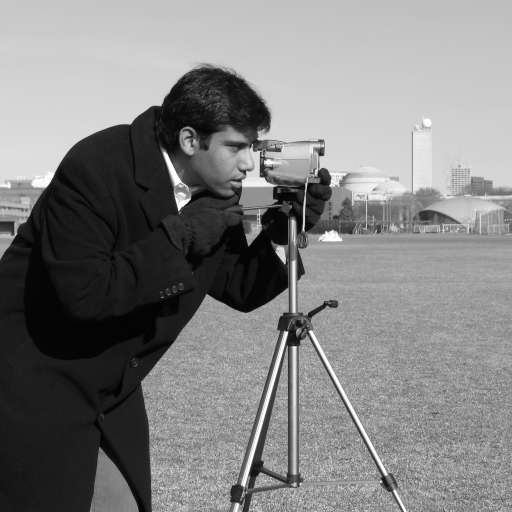
#> input picture skimage.data.camera(), 512 x 512 px
$ jupyter execute adv4_warping.ipynb   (shell and % lines are left out)
#> lines starting #> are read from the running program, lines starting #| are printed output that depends on the picture
[cell 1]
import matplotlib.pyplot as plt

from skimage import data
camera = data.camera()
#> camera is the input picture: shape (512, 512); min 0, max 255, mean 129.1

import numpy as np

<span style="font-size: 150%;">**Exercise:** Write an algorithm from scratch that will
take an input image as an ndarray, and rotate it by $\theta$ degrees.</span>

If you feel creative, you can also write code to magnify (zoom) the image.
<p></p>
You may need: http://en.wikipedia.org/wiki/Polar_coordinate_system
<p></p>
A (bad) solution is given below--but try it yourself before looking!

[cell 2]
def interp(x, y, vals):
    """Bilinear interpolation.

    Parameters
    ----------
    x, y : float
        Position of required value inside a 1x1 pixel.
    vals : list of 4 floats
        Values on the four corners of the pixels, in order
        top left, top right, bottom left, bottom right.

    Returns
    -------
    v : float
        Interpolated value at position ``(x, y)``.

    """
    top_left, top_right, bottom_left, bottom_right = vals

    top_middle = (1 - x) * top_left + x * top_right
    bottom_middle = (1 - x) * bottom_left + x * bottom_right

    return (1 - y) * top_middle + y * bottom_middle


def rotate(image, theta):
#> called with theta = 40
    theta = np.deg2rad(theta)

    height, width = image.shape[:2]
#> height = 512; width = 512
    out = np.zeros_like(image)

    centre_x, centre_y = width / 2., height / 2.
#> centre_x = 256; centre_y = 256

    for x in range(width):
        for y in range(height):

            x_c = x - centre_x
            y_c = y - centre_y

            # Determine polar coordinate of pixel
            radius = np.sqrt(x_c**2 + y_c**2)
            angle = np.arctan2(y_c, x_c)

            new_angle = angle - theta

            old_x = radius * np.cos(new_angle)
            old_y = radius * np.sin(new_angle)

            old_x = old_x + centre_x
            old_y = old_y + centre_y

            if (old_x >= width - 1) or (old_x < 1) or\
               (old_y >= height - 1) or (old_y < 1):
                    continue
            else:
                xx = int(np.floor(old_x))
                yy = int(np.floor(old_y))

                out[y, x] = interp(old_x - xx, old_y - yy,
                                   [image[yy, xx], image[yy, xx + 1],
                                    image[yy + 1, xx], image[yy + 1, xx + 1]])
#> this loop made 512 passes
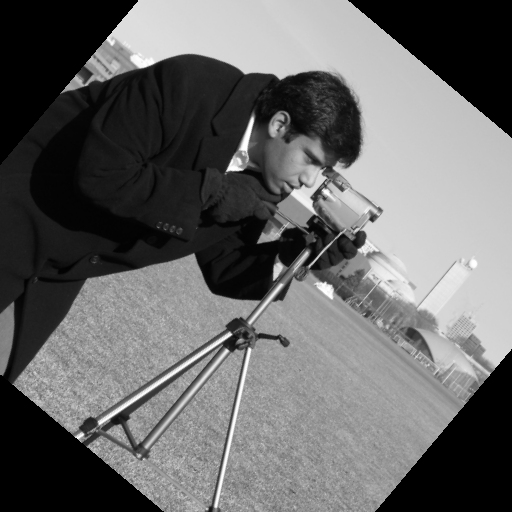
#> out: shape (512, 512); min 0, max 255, mean 103.3

    return out

rotated = rotate(camera, 40)

plt.imshow(rotated, cmap='gray', interpolation='nearest');

# Advanced challenge: rectifying an image

Rectify the tiles above.

[cell 3]
from __future__ import print_function

import numpy as np
import matplotlib.pyplot as plt

from skimage import transform


from skimage.transform import estimate_transform

source = np.array([(129, 72),
                   (302, 76),
                   (90, 185),
                   (326, 193)])

target = np.array([[0, 0],
                   [400, 0],
                   [0, 400],
                   [400, 400]])

tf = estimate_transform('projective', source, target)
H = tf.params   # in older versions of skimage, this should be
                # H = tf._matrix

print(H)

# H = np.array([[  3.04026872e+00,   1.04929628e+00,  -4.67743998e+02],
#               [ -1.44134582e-01,   6.23382067e+00,  -4.30241727e+02],
#               [  2.63620673e-05,   4.17694527e-03,   1.00000000e+00]])

def rectify(xy):
    x = xy[:, 0]
    y = xy[:, 1]

    # You must fill in your code here.
    #
    # Handy functions are:
    #
    # - np.dot (matrix multiplication)
    # - np.ones_like (make an array of ones the same shape as another array)
    # - np.column_stack
    # - A.T -- type .T after a matrix to transpose it
    # - x.reshape -- reshapes the array x

    # We need to provide the backward mapping
    HH = np.linalg.inv(H)

    homogeneous_coordinates = np.column_stack([x, y, np.ones_like(x)])
    xyz = np.dot(HH, homogeneous_coordinates.T)

    # We want one coordinate per row
    xyz = xyz.T

    # Turn z into a column vector
    z = xyz[:, 2]
    z = z.reshape([len(z), 1])

    xyz = xyz / z

    return xyz[:, :2]

image = plt.imread('../../images/chapel_floor.png')
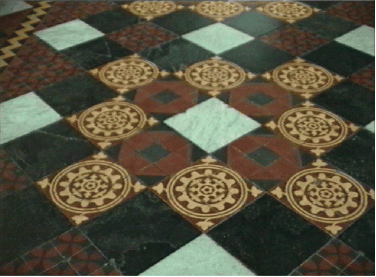
#> input picture images/chapel_floor.png, 376 x 277 px
#> image is the input picture: shape (277, 376, 4) float32; mean R, G, B, A 0.344, 0.326, 0.253, 1
out = transform.warp(image, rectify, output_shape=(400, 400))
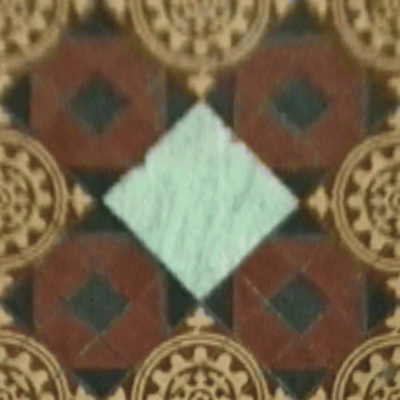
#> out: shape (400, 400, 4) float32; mean R, G, B, A 0.456, 0.396, 0.295, 1

f, (ax0, ax1) = plt.subplots(1, 2, figsize=(8, 4))
ax0.imshow(image)
ax1.imshow(out)

plt.show()
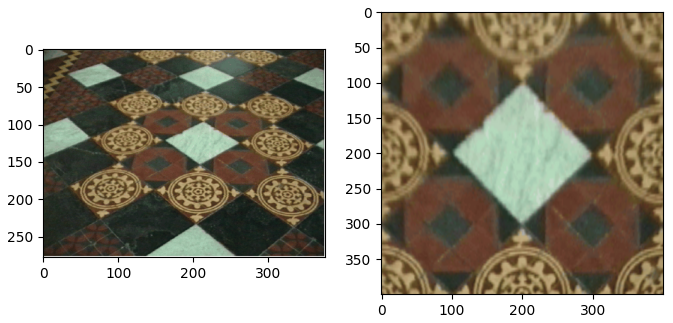
#> figure drawn by matplotlib, 2 panels
